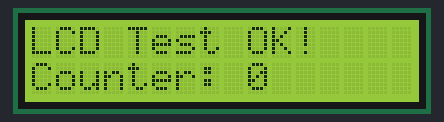
This sketch was run on a simulated Arduino Uno, built with avr-gcc and run on an emulated ATmega328P. On the bench: 16×2 character LCD. What the sketch prints to the serial monitor is not drawn.

Above: at 0.1 s.
At 2.2 s:
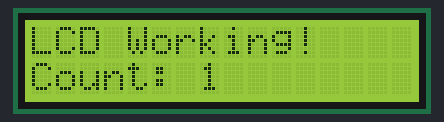
At 10.8 s:
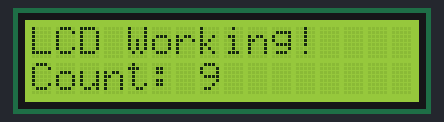
At 19.4 s:
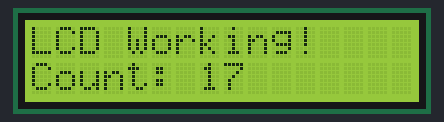
At 28.1 s:
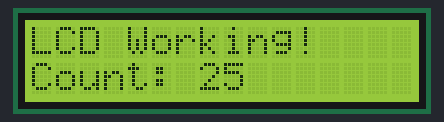
At 38.74 s:
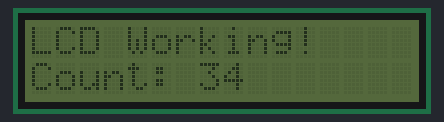

Measured:
- what the display in image 1 shows lasts 1.0 s, from 2.1 s to 3.1 s

The sketch:

lcd_test.ino
```cpp
/*
 * Simple LCD Test Sketch
 *
 * Use this to verify your LCD is working correctly
 *
 * Wiring:
 * LCD VCC -> Arduino 5V
 * LCD GND -> Arduino GND
 * LCD SDA -> Arduino A4
 * LCD SCL -> Arduino A5
 *
 * Instructions:
 * 1. Upload this sketch
 * 2. LCD should show "LCD Test OK!" and a counter
 * 3. If blank, try changing I2C address below (0x27 or 0x3F)
 * 4. Adjust contrast potentiometer on LCD module if needed
 */

#include <Wire.h>
#include <LiquidCrystal_I2C.h>

// Try 0x27 first, if doesn't work try 0x3F
LiquidCrystal_I2C lcd(0x27, 16, 2);

int counter = 0;

void setup() {
  Serial.begin(9600);
  Serial.println("LCD Test Starting...");

  // Initialize I2C
  Wire.begin();

  // Initialize LCD
  lcd.init();
  lcd.backlight();
  lcd.clear();

  // Test message
  lcd.setCursor(0, 0);
  lcd.print("LCD Test OK!");
  lcd.setCursor(0, 1);
  lcd.print("Counter: 0");

  Serial.println("LCD initialized");
  delay(2000);
}

void loop() {
  counter++;

  lcd.setCursor(0, 0);
  lcd.print("LCD Working!    ");

  lcd.setCursor(0, 1);
  lcd.print("Count: ");
  lcd.print(counter);
  lcd.print("    ");

  Serial.print("Counter: ");
  Serial.println(counter);

  delay(1000);

  // Blink test
  if (counter % 2 == 0) {
    lcd.noBacklight();
    delay(100);
    lcd.backlight();
  }
}
```
